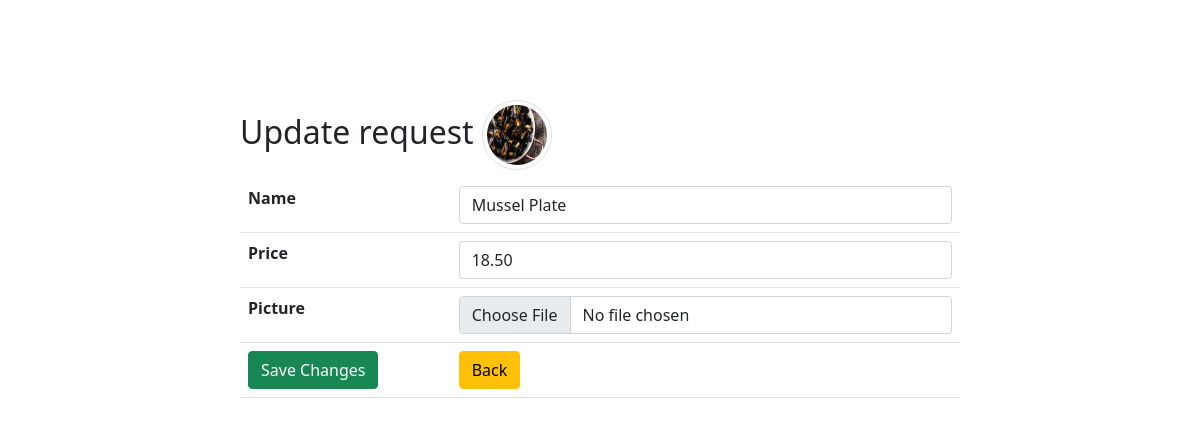
The page /update.php?id=10 on the database its author committed.
### tables this page shows
CREATE TABLE `products` (
  `id` int(11) NOT NULL,
  `name` varchar(255) NOT NULL,
  `price` decimal(13,2) NOT NULL,
  `picture` varchar(255) DEFAULT NULL
);

### update.php (the view, shortened to what this page needs)
<?php
require_once "actions/db_connect.php";
if ($_GET['id']) {
    $id = $_GET['id'];
    $sql = "SELECT * FROM products WHERE id = $id";
    $result = mysqli_query($connect, $sql);
    if (mysqli_num_rows($result) == 1) {
        $data = mysqli_fetch_assoc($result);
        $name = $data['name'];
        $price = $data['price'];
        $picture = $data['picture'];
    } else {
        header("location: error.php");
    }
} else {
    header("location: error.php");
}
?>
<!DOCTYPE html>
<html lang="en">
<head>
    <?php require_once "components/boot.php" ?>
</head>
<body>
    <fieldset>
        <legend class='h2'>Update request <img class='img-thumbnail rounded-circle' src='pictures/<?php echo $picture?>' alt=""></legend>
        <form action="actions/a_update.php" method="post" enctype="multipart/form-data">
            <table class="table">
                <tr>
                    <th>Name</th>
                    <td><input class="form-control" type="text" name="name" placeholder="Product Name" value="<?php echo $name?>" /></td>
                </tr>
                <tr>
                    <th>Price</th>
                    <td><input class="form-control" type="number" name="price" step="any" placeholder="Price" value="<?php echo $price?>" /></td>
                </tr>
                <tr>
                    <th>Picture</th>
                    <td><input class="form-control" type="file" name="picture" /></td>
                </tr>
                <tr>
                    <td><button class="btn btn-success" type="submit">Save Changes</button></td>
                    <td><a href="index.php"><button class="btn btn-warning" type="button">Back</button></a></td>
                </tr>
            </table>
        </form>
    </fieldset>
</body>
</html>

### update.php (style rules this page uses)
fieldset { margin: auto; margin-top: 100px; width: 60%; }
.img-thumbnail { width: 70px !important; height: 70px !important; }

### rows shown on the page
products: picture (picture), name "Mussel Plate", price "18.50"
